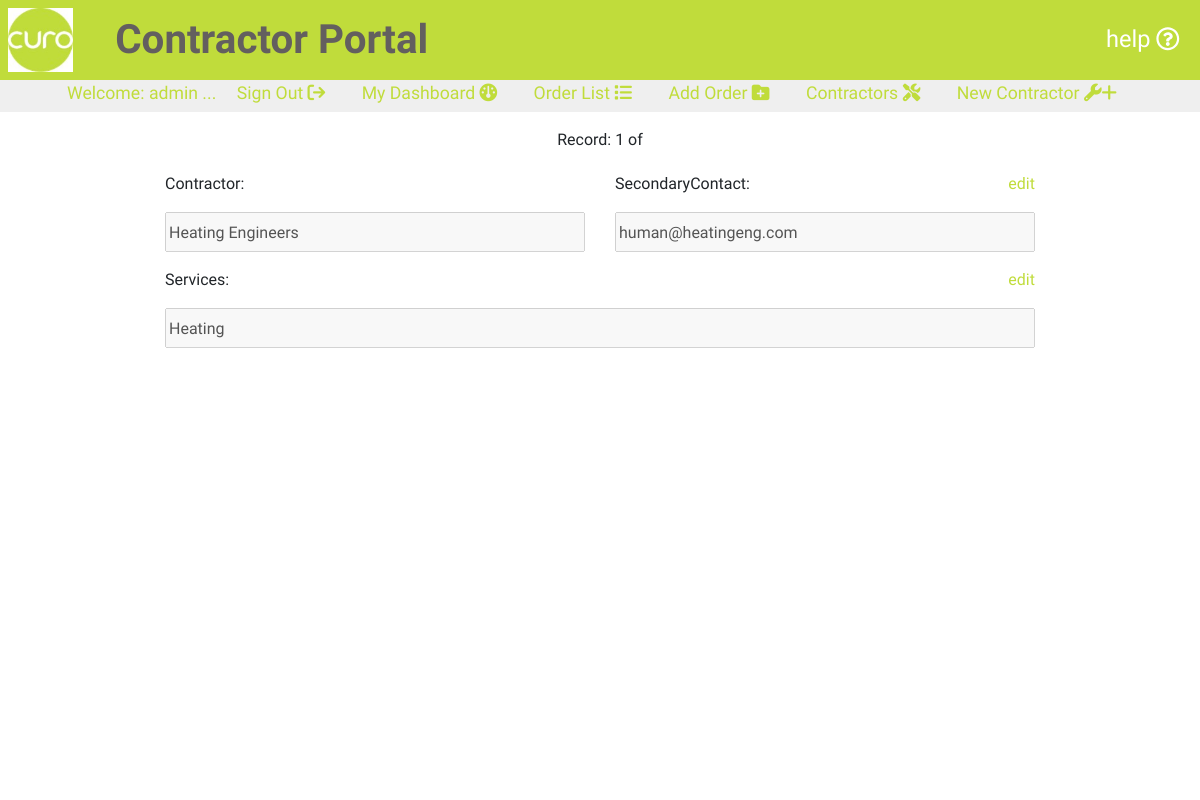
The app's page /contractors001/selectContractor/Heating Engineers (signed in) with its own data.
### portal001/models.py (models this page shows, shortened)
class Contractors(models.Model):
    class Meta:
        verbose_name_plural = 'Contractors'
    contractor = models.CharField(max_length=254, null=False, primary_key=True)
    secondaryContact = models.EmailField(max_length=254, unique=True)
    services = models.CharField(max_length=9999, null=True, blank=True)

### contractors001/views.py (the view)
# urls.py: path('selectContractor/<contractor>',
def selectContractor(request, contractor):
    contractors = Contractors.objects.all()
    contractorlist = 1
    this_contractor = Contractors.objects.get(contractor=contractor)
    contractor_list_length = contractors.filter(contractor=contractor).count()
    form = ContractorForm(instance=this_contractor)
    contractors = Contractors.objects.all()
    page = 'contractordetail'
    context = {
        'contractorlist': contractorlist,
        'contractor': contractor,
        'form': form,
        'contractor_list_length': contractor_list_length,
        'contractors': contractors,
        'page': page,
    }
    return render(request, 'curo/contractordetail.html', context)

### contractors001/forms.py
class ContractorForm(forms.ModelForm):
    class Meta:
        model = Contractors
        fields = ('contractor', 'secondaryContact',
                  'services',)
    def __init__(self, *args, **kwargs):
        super().__init__(*args, **kwargs)
        placeholders = {
            'contractor': 'Contractor',
            'secondaryContact': 'Secondary Contact',
            'services': 'Services',
        }

### contractors001/templates/curo/contractordetail.html (shortened to what this page needs)
{% extends "basemodule001.html" %}
{% load static %}
{% block content %}
    {% if user.is_authenticated %}
        <section id="textsection">
            {% if user.is_authenticated %}
                <p class="mt-3">Record: 1 of {{ order_list_length }}</p>
                <form action="{% url 'updateContractor' %}?contractor={{ contractor }}"  method="POST" class="orderform ml-auto mr-auto">
                    <div class="row">
                        <div class="col-lg-6">
                            {{ form.contractor.label_tag }}
                            {{ form.contractor }}
                        </div>
                        <div class="col-lg-6">
                            <div class="row">
                                <div class="col pl-0">
                                    {{ form.secondaryContact.label_tag }}
                                </div>
                                <div class="col-auto pr-0">
                                    {% for group in user.groups.all %}
                                        {% if group.name == 'Edit' %}
                                            <button id="editsecondaryContact" type="button" class="editorderbtn m-0 p-0" onclick="return editContractor('secondaryContact');">edit</button>
                                        {% endif %}
                                    {% endfor %}
                                </div>
                            </div>
                            {{ form.secondaryContact }}
                        </div>
                        <div class="col-lg-12">
                            <div class="row">
                                <div class="col pl-0">
                                    {{ form.services.label_tag }}
                                </div>
                                <div class="col-auto pr-0">
                                    {% for group in user.groups.all %}
                                        {% if group.name == 'Edit' %}
                                            <button id="editservices" type="button" class="editorderbtn m-0 p-0" onclick="return editContractor('services');">edit</button>
                                        {% endif %}
                                    {% endfor %}
                                </div>
                            </div>
                            {{ form.services }}
                            <div class="col-lg-12">
                            </div>
                        </div>
                    </div>
                </form>
            {% endif %}
        </section>
    {% endif %}
{% endblock %}

### templates/includes/templates/topper.html (shortened to what this page needs)
<div id="topper" class="d-block align-vertically align-horizontally">
    {% if user.is_authenticated %}
    <p class="d-none d-lg-block paramedium ml-auto mr-auto">Welcome: <span id="user-name">{{ user.username }}</span> ...
        <a class="mr-3 ml-3" href="{% url 'account_logout' %}"> Sign Out <i class="fa-solid fa-arrow-right-from-bracket"></i></a>
        {% if page == 'dashboard' %}
            <a class="mr-3 ml-3 page" href="{% url 'dashboard' 'all' %}"> My Dashboard <i class="fa-solid fa-gauge"></i></a>
        {% else %}
            <a class="mr-3 ml-3" href="{% url 'dashboard' 'all' %}"> My Dashboard <i class="fa-solid fa-gauge"></i></a>
        {% endif %}
        {% if page == 'orderlist' %}
            <a class="mr-3 ml-3 page" href="{% url 'curo' %}"> Order List<i class="fa-solid fa-list"></i></a>
        {% else %}
            <a class="mr-3 ml-3" href="{% url 'curo' %}"> Order List <i class="fa-solid fa-list"></i></a>
        {% endif %}
        {% for group in user.groups.all %}
            {% if group.name == 'Edit' %}
                {% if page == 'ordernew' %}
                    <a class="mr-3 ml-3 page" href="{% url 'createOrder' %}"> Add Order <i class="fa-solid fa-folder-plus"></i></a>
                {% else %}
                    <a class="mr-3 ml-3" href="{% url 'createOrder' %}"> Add Order <i class="fa-solid fa-folder-plus"></i></a>
                {% endif %}
            {% endif %}
        {% endfor %}
        {% if page == 'contractorlist' %}
            <a class="mr-3 ml-3 page" href="{% url 'curoContractors' %}"> Contractors <i class="fa-solid fa-screwdriver-wrench"></i></a>
        {% else %}
            <a class="mr-3 ml-3" href="{% url 'curoContractors' %}"> Contractors <i class="fa-solid fa-screwdriver-wrench"></i></a>
        {% endif %}
        {% for group in user.groups.all %}
            {% if group.name == 'Edit' %}
                {% if contractorlist %}
                    {% if page == 'contractornew' %}
                        <a class="mr-3 ml-3 page" href="{% url 'newContractor' %}"> New Contractor <i class="fa-solid fa-wrench">+</i></a>
                    {% else %}
                        <a class="mr-3 ml-3" href="{% url 'newContractor' %}"> New Contractor <i class="fa-solid fa-wrench">+</i></a>
                    {% endif %}
                {% endif %}
            {% endif %}
        {% endfor %}
    </p>
    {% else %}
    <p class="paramedium">Welcome: Please sign in to continue ...
        <a class="mr-3 ml-3" href ="{% url 'account_login' %}"> Sign In <i class="fa-solid fa-arrow-right-to-bracket"></i></a>
    </p>
    {% endif %}
</div>

### static/css/stylescuro.css (style rules this page uses)
body, html { padding: 0; margin: 0; }
.align-vertically { display: flex; align-items: center; justify-content: center; }
a { background-color: transparent; color: #ffffff; }
label { margin: 0; }
.row { margin-right: 0; margin-left: 0; }
#textsection, #certsection { background-color: #ffffff; font-family: 'Cairo', sans-serif; text-align: center; min-height: 82.5vh; }
#topper, #topper a { background-color: #EFEFEF; color: #C0DC3B; height: 4vh; text-align: center; font-family: 'Cairo', sans-serif; }
#textsection p { padding: 0 2.5vh 2.5vh; margin: 0; }
#textsection button { margin-top: 2.5vh; background-color: #C0DC3B; border: none; font-size: calc(2.5vh + (10 - 2.5) * ((100vw - 300px) / 1620)); }
.orderform, .neworder { width: 75vw; }
.orderform label, .orderform input, .orderform textarea, .neworder label, .neworder input, .neworder textarea, .neworder select, .orderform select { display:block; margin-left: auto; width: 100%; }
.orderform .editorderbtn, .neworder .editorderbtn, .orderlist .editorderbtn { background-color: #ffffff !important; color: #C0DC3B !important; font-size: 1rem !important; text-align: vertical !important; }
#textsection .orderform label, #textsection .neworder label { text-align: left !important; }
.orderform input, .orderform select { margin-bottom: 2vh !important; }

### records on screen
Contractors: contractor "Heating Engineers", secondaryContact "human@heatingeng.com", services "Heating"

### other values on screen
{{ user.username }} "admin"
